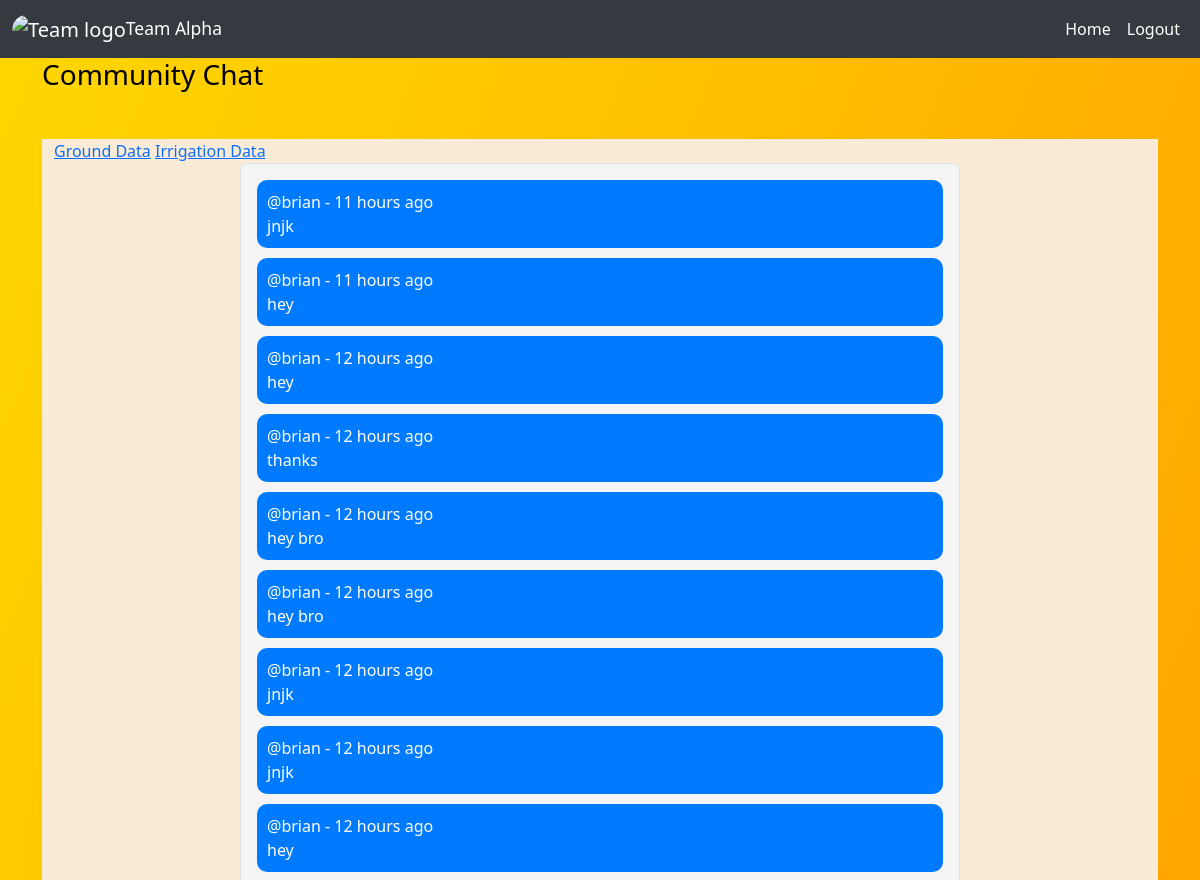
Page /Messages (signed in, upper part) on the earlier database version.
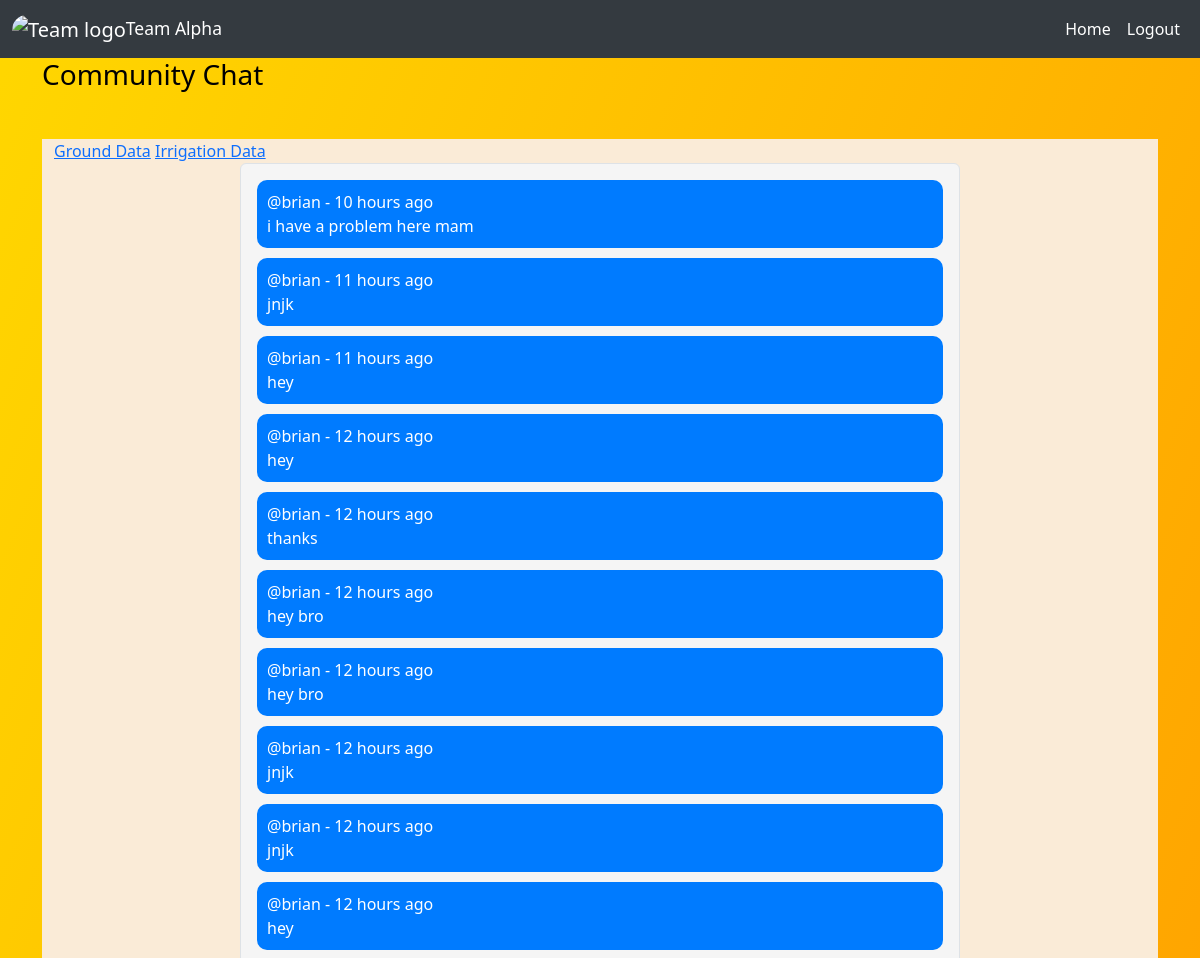
Same page on the later database version.
### website/models.py (models this page shows)
class Messages(db.Model):
    id=db.Column(db.Integer,primary_key=True)
    data = db.Column(db.String(10000))
    date = db.Column(db.DateTime(timezone=True), default=func.now())
    user_relation = db.Column(db.Integer, db.ForeignKey('user.id'))

class User(db.Model,UserMixin):
    id=db.Column(db.Integer,primary_key=True)
    email=db.Column(db.String(150),unique=True)
    password=db.Column(db.String(150))
    first_name=db.Column(db.String(150))
    arduino_data = db.relationship('Arduino_data',backref='user')
    messages=db.relationship('Messages',backref='author')
    sensor_data=db.relationship('Sensor_data',backref='sensor')
    average_temp=db.relationship('Average_Temp',backref='average')

### website/views.py (the view)
@views.route('/Messages', methods=['GET'])
@login_required
def messages():
 if request.method=='GET':
    messages=Messages.query.order_by(desc(Messages.date)).all()
    return render_template("Messages.html",user=current_user,messages=messages)
 else:
     return jsonify({'error':'Invalid request'})

### website/__init__.py (called while the page is built)
def create_app():
  app=Flask(__name__)
  app.config['SECRET_KEY']='ALPHA MALE dbhdbhbh'
  app.config['SQLALCHEMY_DATABASE_URI']=f"sqlite:///{DB_NAME}"
  db.init_app(app)
  socketio.init_app(app)
  from .views import views
  from .auth import auth
  app.register_blueprint(views,url_prefix='/')
  app.register_blueprint(auth,url_prefix='/')
  from .models import User
  from .models import Sensor_data
  from .models import Arduino_data
  from .models import Messages
  create_database(app)
  login_manager=LoginManager()
  login_manager.login_view="auth.login"
  login_manager.init_app(app)
  @login_manager.user_loader
  def load_user(id):
    return User.query.get(int(id))
  return app

### website/views.py (called while the page is built)
@views.app_template_filter('time_ago')
def time_ago(date,timezone_str='UTC'):
    date = timezone(timezone_str).localize(date)
    now = datetime.now(timezone(timezone_str))
    delta = now - date
    if delta < timedelta(seconds=60):
        return 'Just now'
    elif delta < timedelta(minutes=60):
        return f'{delta.seconds // 60} minutes ago'
    elif delta < timedelta(hours=24):
        return f'{delta.seconds // 3600} hours ago'
    else:
        return f'{delta.days} days ago'

### website/templates/Messages.html (shortened to what this page needs)
{% extends "base.html"%}
{%block content%}
</head>
<body>
  <h3>Community Chat</h3>
<div class="container mt-5" style="background-color: antiquewhite;">
  <a href="{{url_for('views.home')}}"><span>Ground Data</span></a>
  <a href="">Irrigation Data</a>
  <div class="row">
      <div class="col-md-8 mx-auto">
          <div id="chat-area" class="chat-area border rounded p-3 mb-3">
              {% for message in messages%}
              <div id="msg_div" class="message">
               <span id="user_details">@{{message.author.first_name}}  - {{message.date|time_ago}}</span>
               <br>
                 <div id="message_div">{{message.data}}</div>
              </div>
              {%endfor%}
          </div>
      </div>
  </div>
</div>
{%endblock%}

Differences in the rows shown:
added Messages: author.first_name "brian", date "10 hours ago", data "i have a problem here mam"
